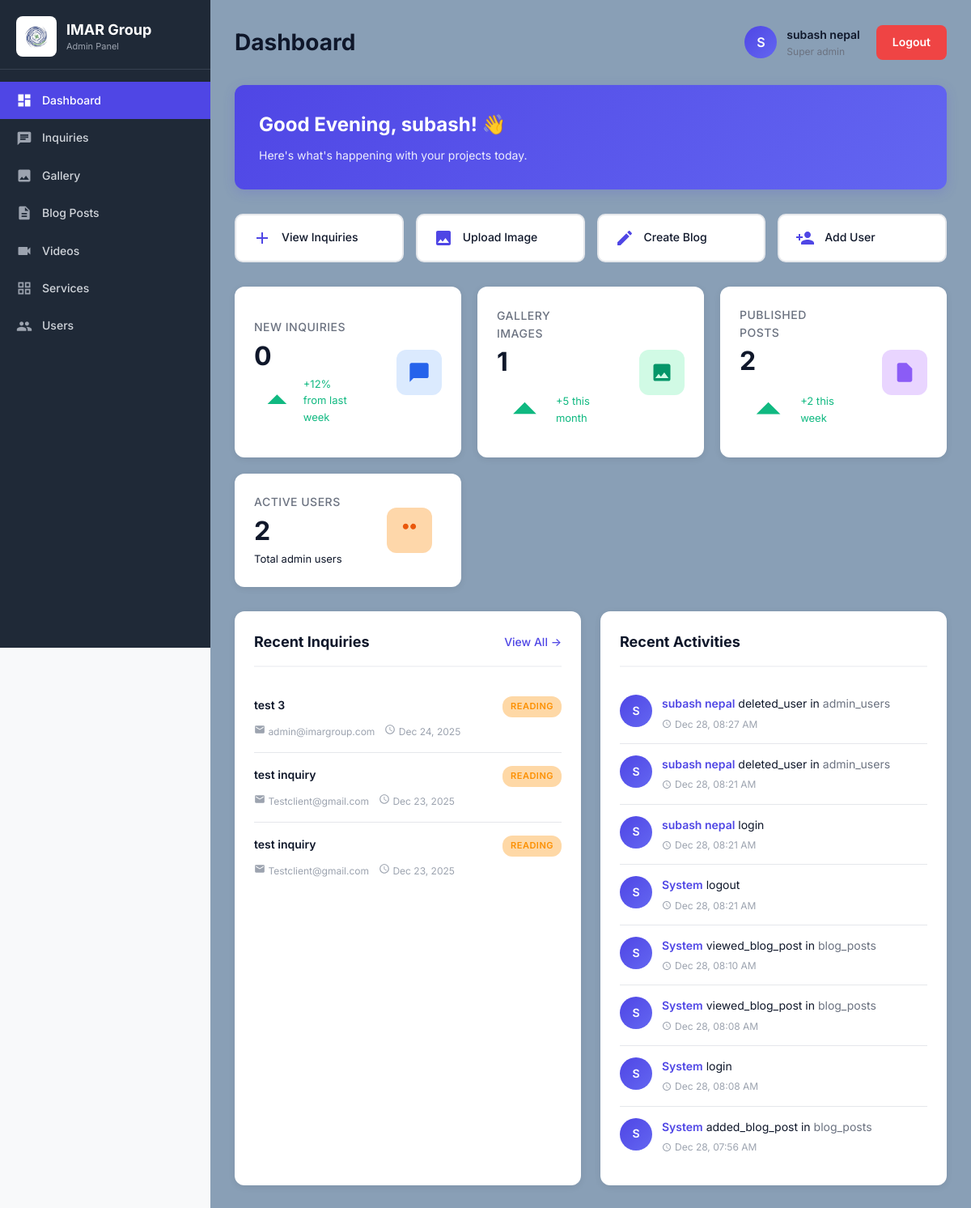
Page /admin/dashboard.php (signed in) on the committed database.
### tables this page shows
CREATE TABLE `inquiries` (
  `id` int(11) NOT NULL,
  `first_name` varchar(50) NOT NULL,
  `last_name` varchar(50) NOT NULL,
  `email` varchar(100) NOT NULL,
  `phone` varchar(20) NOT NULL,
  `appointment_date` date DEFAULT NULL,
  `message` text NOT NULL,
  `ip_address` varchar(45) DEFAULT NULL,
  `user_agent` text DEFAULT NULL,
  `status` enum('new','reading','responded') NOT NULL DEFAULT 'new',
  `created_at` timestamp NOT NULL DEFAULT current_timestamp(),
  `updated_at` timestamp NOT NULL DEFAULT current_timestamp() ON UPDATE current_timestamp(),
  `read_at` datetime DEFAULT NULL,
  `admin_notes` text DEFAULT NULL
);

CREATE TABLE `activity_logs` (
  `id` int(11) NOT NULL,
  `admin_id` int(11) DEFAULT NULL,
  `action` varchar(100) NOT NULL,
  `table_affected` varchar(50) DEFAULT NULL,
  `record_id` int(11) DEFAULT NULL,
  `details` text DEFAULT NULL,
  `old_values` text DEFAULT NULL,
  `new_values` text DEFAULT NULL,
  `ip_address` varchar(45) DEFAULT NULL,
  `user_agent` text DEFAULT NULL,
  `created_at` timestamp NOT NULL DEFAULT current_timestamp()
);

### admin/dashboard.php (the view, shortened to what the rows shown need)
<?php
require_once '../config/config.php';
require_once 'includes/avatar-helper.php';
$admin_id = $_SESSION['admin_id'];
$currentUser = getCurrentUserAvatar($conn, $admin_id);
$admin_name = $currentUser['name'] ?? $_SESSION['admin_name'] ?? 'Admin';
$admin_role = $currentUser['role'] ?? $_SESSION['admin_role'] ?? 'editor';
$admin_avatar = $currentUser['avatar'] ?? null;
$admin_initials = strtoupper(substr($admin_name, 0, 1));
$avatarUrl = getAvatarPath($admin_avatar, __DIR__);
$recent_inquiries = [];
$result = $conn->query("
    SELECT
        id,
        CONCAT(first_name, ' ', last_name) AS name,
        email,
        status,
        created_at
    FROM inquiries
    ORDER BY created_at DESC
    LIMIT 5
");
while ($row = $result->fetch_assoc()) {
    $recent_inquiries[] = $row;
}
$recent_activities = [];
$result = $conn->query("
    SELECT al.action, al.table_affected, al.created_at, a.name as full_name, a.avatar
    FROM activity_logs al
    LEFT JOIN admin_users a ON al.admin_id = a.id
    ORDER BY al.created_at DESC
    LIMIT 8
");
while ($row = $result->fetch_assoc()) {
    $recent_activities[] = $row;
}
$hour = date('H');
if ($hour < 12) {
    $greeting = 'Good Morning';
} elseif ($hour < 18) {
    $greeting = 'Good Afternoon';
} else {
    $greeting = 'Good Evening';
}
?>
<!DOCTYPE html>
<html lang="en">
<head>
    <link rel="stylesheet" href="../css/styles.css">
    <link rel="stylesheet" href="../css/dashboard.css">
</head>
<body>
<div class="dashboard">
    <?php include __DIR__ . '/includes/sidebar.php'; ?>
    <div class="main-content">
        <div class="dashboard-header">
            <h1>Dashboard</h1>
            <div class="header-actions">
                <div class="user-info">
                    <div class="user-avatar">
                        <?php if ($avatarUrl): ?>
                            <img src="<?php echo htmlspecialchars($avatarUrl); ?>"
                                 alt="<?php echo htmlspecialchars($admin_name); ?>"
                                 onerror="this.outerHTML='<span><?php echo $admin_initials; ?></span>';">
                        <?php else: ?>
                            <?php echo $admin_initials; ?>
                        <?php endif; ?>
                    </div>
                    <div>
                        <div style="font-weight: 600; font-size: 14px;"><?php echo htmlspecialchars($admin_name); ?></div>
                        <div style="font-size: 12px; color: #6b7280;"><?php echo str_replace('_', ' ', ucwords($admin_role)); ?></div>
                    </div>
                </div>
            </div>
        </div>
        <div class="welcome-banner">
            <h2><?php echo $greeting; ?>, <?php echo htmlspecialchars(explode(' ', $admin_name)[0]); ?>! 👋</h2>
            <p>Here's what's happening with your projects today.</p>
        </div>
        <div class="two-column-grid">
            <div class="content-card">
                <div class="content-card-header">
                    <h2>Recent Inquiries</h2>
                </div>
                <?php if (empty($recent_inquiries)): ?>
                    <div class="empty-state">
                        <svg viewBox="0 0 24 24">
                            <path d="M20 2H4c-1.1 0-1.99.9-1.99 2L2 22l4-4h14c1.1 0 2-.9 2-2V4c0-1.1-.9-2-2-2z"/>
                        </svg>
                        <h3>No Inquiries Yet</h3>
                        <p>New customer inquiries will appear here</p>
                    </div>
                <?php else: ?>
                    <?php foreach ($recent_inquiries as $inquiry): ?>
                        <div class="inquiry-item">
                            <div class="inquiry-header">
                                <div class="inquiry-name"><?php echo htmlspecialchars($inquiry['name']); ?></div>
                                <span class="inquiry-badge <?php echo strtolower($inquiry['status']); ?>">
                                    <?php echo ucfirst($inquiry['status']); ?>
                                </span>
                            </div>
                            <div class="inquiry-meta">
                                <span>
                                    <svg viewBox="0 0 24 24">
                                        <path d="M20 4H4c-1.1 0-1.99.9-1.99 2L2 18c0 1.1.9 2 2 2h16c1.1 0 2-.9 2-2V6c0-1.1-.9-2-2-2zm0 4l-8 5-8-5V6l8 5 8-5v2z"/>
                                    </svg>
                                    <?php echo htmlspecialchars($inquiry['email']); ?>
                                </span>
                                <span>
                                    <svg viewBox="0 0 24 24">
                                        <path d="M11.99 2C6.47 2 2 6.48 2 12s4.47 10 9.99 10C17.52 22 22 17.52 22 12S17.52 2 11.99 2zM12 20c-4.42 0-8-3.58-8-8s3.58-8 8-8 8 3.58 8 8-3.58 8-8 8zm.5-13H11v6l5.25 3.15.75-1.23-4.5-2.67z"/>
                                    </svg>
                                    <?php echo date('M d, Y', strtotime($inquiry['created_at'])); ?>
                                </span>
                            </div>
                        </div>
                    <?php endforeach; ?>
                <?php endif; ?>
            </div>
            <div class="content-card">
                <div class="content-card-header">
                    <h2>Recent Activities</h2>
                </div>
                <?php if (empty($recent_activities)): ?>
                    <div class="empty-state">
                        <svg viewBox="0 0 24 24">
                            <path d="M9 11H7v2h2v-2zm4 0h-2v2h2v-2zm4 0h-2v2h2v-2zm2-7h-1V2h-2v2H8V2H6v2H5c-1.11 0-1.99.9-1.99 2L3 20c0 1.1.89 2 2 2h14c1.1 0 2-.9 2-2V6c0-1.1-.9-2-2-2zm0 16H5V9h14v11z"/>
                        </svg>
                        <h3>No Activities Yet</h3>
                        <p>System activities will be logged here</p>
                    </div>
                <?php else: ?>
                    <?php foreach ($recent_activities as $activity):
                        $name = $activity['full_name'] ?? 'System';
                        $activityAvatarUrl = getAvatarPath($activity['avatar'] ?? null, __DIR__);
                        $activityInitials = strtoupper(substr($name, 0, 1));
                    ?>
                        <div class="activity-item">
                            <div class="activity-icon">
                                <?php if ($activityAvatarUrl): ?>
                                    <img src="<?php echo htmlspecialchars($activityAvatarUrl); ?>"
                                         alt="<?php echo htmlspecialchars($name); ?>"
                                         onerror="this.outerHTML='<span><?php echo $activityInitials; ?></span>';">
                                <?php else: ?>
                                    <?php echo $activityInitials; ?>
                                <?php endif; ?>
                            </div>
                            <div class="activity-content">
                                <div class="activity-text">
                                    <strong><?php echo htmlspecialchars($name); ?></strong>
                                    <?php echo htmlspecialchars($activity['action']); ?>
                                    <?php if ($activity['table_affected']): ?>
                                        in <em><?php echo htmlspecialchars($activity['table_affected']); ?></em>
                                    <?php endif; ?>
                                </div>
                                <div class="activity-time">
                                    <svg viewBox="0 0 24 24">
                                        <path d="M11.99 2C6.47 2 2 6.48 2 12s4.47 10 9.99 10C17.52 22 22 17.52 22 12S17.52 2 11.99 2zM12 20c-4.42 0-8-3.58-8-8s3.58-8 8-8 8 3.58 8 8-3.58 8-8 8zm.5-13H11v6l5.25 3.15.75-1.23-4.5-2.67z"/>
                                    </svg>
                                    <?php echo date('M d, h:i A', strtotime($activity['created_at'])); ?>
                                </div>
                            </div>
                        </div>
                    <?php endforeach; ?>
                <?php endif; ?>
            </div>
        </div>
    </div>
</div>
</body>
</html>

### rows in the picture
inquiries: name "test 3", status "READING", email "admin@imargroup.com", created_at "Dec 24, 2025"
inquiries: name "test inquiry", status "READING", email "Testclient@gmail.com", created_at "Dec 23, 2025"
inquiries: name "test inquiry", status "READING", email "Testclient@gmail.com", created_at "Dec 23, 2025"
activity_logs: admin.name "S", admin.name "subash nepal", action "deleted_user", table_affected "admin_users", created_at "Dec 28, 08:27 AM"
activity_logs: admin.name "S", admin.name "subash nepal", action "deleted_user", table_affected "admin_users", created_at "Dec 28, 08:21 AM"
activity_logs: admin.name "S", admin.name "subash nepal", action "login", created_at "Dec 28, 08:21 AM"
activity_logs: activityInitials "S", name "System", action "logout", created_at "Dec 28, 08:21 AM"
activity_logs: activityInitials "S", name "System", action "viewed_blog_post", table_affected "blog_posts", created_at "Dec 28, 08:10 AM"
activity_logs: activityInitials "S", name "System", action "viewed_blog_post", table_affected "blog_posts", created_at "Dec 28, 08:08 AM"
activity_logs: activityInitials "S", name "System", action "login", created_at "Dec 28, 08:08 AM"
activity_logs: activityInitials "S", name "System", action "added_blog_post", table_affected "blog_posts", created_at "Dec 28, 07:56 AM"

### other values in the picture
$admin_initials "S"
$admin_name "subash nepal"
str_replace('_', ' ', ucwords($admin_role)) "Super admin"
$greeting "Good Evening"
explode(' ', $admin_name)[0] "subash"
$stats['new_inquiries'] "0"
$stats['gallery_count'] "1"
$stats['blog_count'] "2"
$stats['admin_count'] "2"
